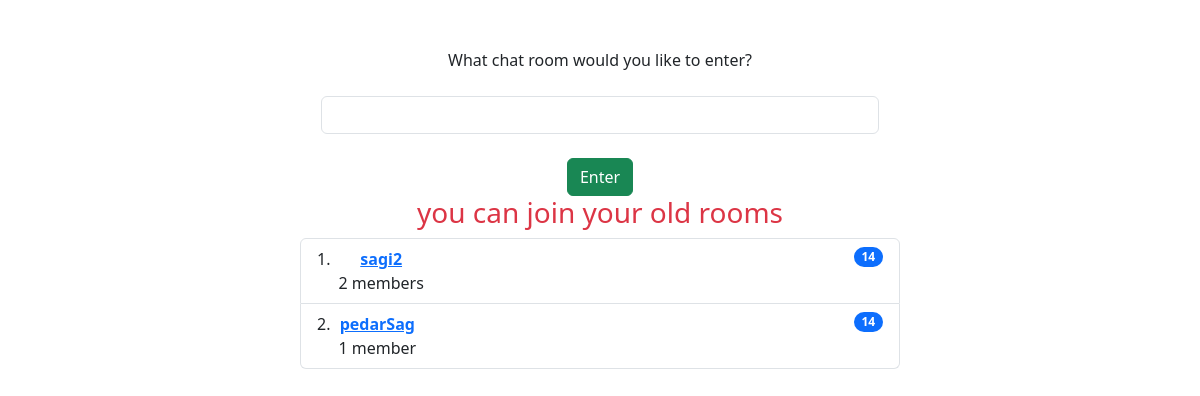
The page /chat/index/ (signed in) on the database as committed earlier.
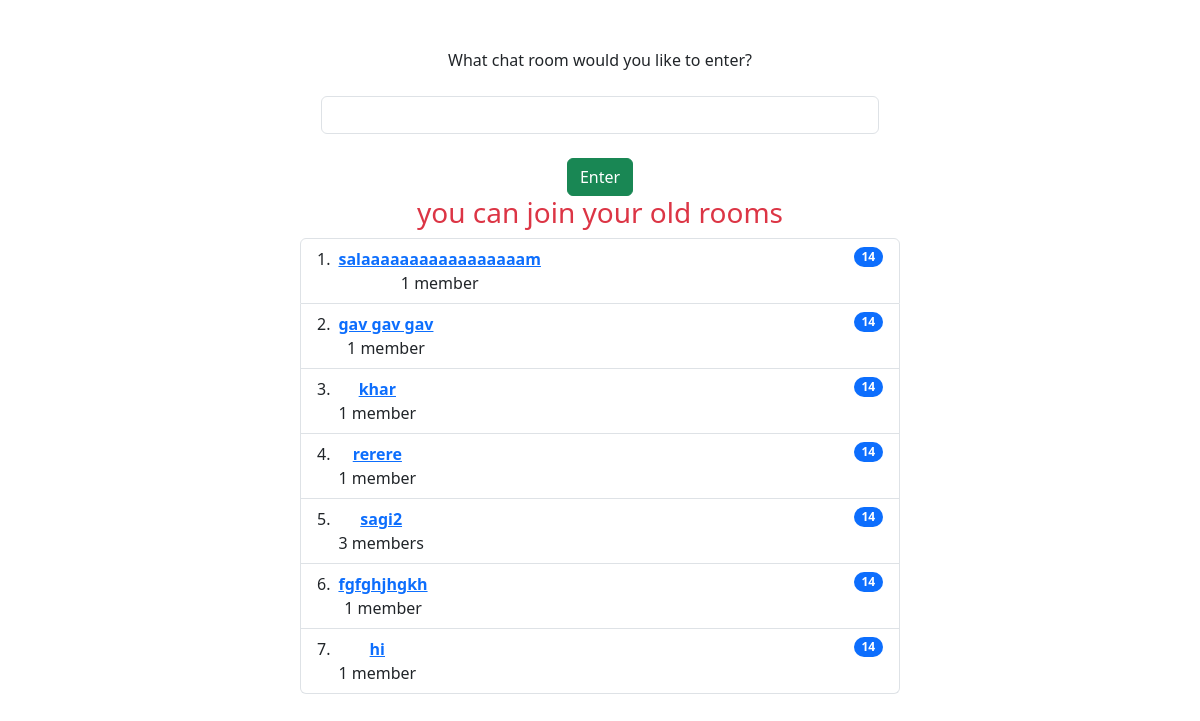
The same page on the database as committed later.
### chat/models.py (models this page shows)
class Chat(models.Model):
    roomname=models.CharField(max_length=50,blank=True)
    members=models.ManyToManyField(user,blank=True)
    def __str__(self):
        return self.roomname

### chat/views.py (the view)
# urls.py: path('index/',views.index,name="index"),
@login_required(login_url='login')
def index(request :HttpRequest):
    user=request.user
    print(user)
    chatrooms=Chat.objects.filter(members=user)
    print(chatrooms)
    return render(request,"chat/arrive.html",{
        "chatrooms":chatrooms,
    })

### chat/templates/chat/arrive.html (shortened to what this page needs)
<!DOCTYPE html>
<html lang="en">
<head>
    <link
      href="https://cdn.jsdelivr.net/npm/bootstrap@5.3.1/dist/css/bootstrap.min.css"
      rel="stylesheet"
    />
</head>
<body>
    <div class="container text-center mt-5">
        What chat room would you like to enter?<br><br>
    <input label="" id="room-name-input" type="text" size="100" class="form-control w-50 offset-3">
    <br>
    <input id="room-name-submit" type="button" value="Enter" class="btn btn-success">
    </div>
    <div class="continer text-center">
        <h3 class="text-danger ">you can join your old rooms</h3>
        <ol class="list-group list-group-numbered">
            {% for chatroom in chatrooms %}
            <li class="list-group-item d-flex justify-content-between align-items-start w-50  offset-3">
              <div class="ms-2 me-auto">
                <a href="http://localhost:8000/chat/index/{{chatroom}}"><div class="fw-bold">{{chatroom.roomname}}</div></a>
                {% if chatroom.members.count == 1 %}
                    {{chatroom.members.count}} member
                {% else %}
                    {{chatroom.members.count}} members
                {% endif %}
              </div>
              <span class="badge bg-primary rounded-pill">14</span>
            </li>
            {% endfor %}
          </ol>
    </div>
</body>
</html>

Rows that differ between the two databases and show on the page:
removed Chat: roomname "sagi2", members.count "2"
removed Chat: roomname "pedarSag", members.count "1"
added Chat: roomname "salaaaaaaaaaaaaaaaaam", members.count "1"
added Chat: roomname "gav gav gav", members.count "1"
added Chat: roomname "khar", members.count "1"
added Chat: roomname "rerere", members.count "1"
added Chat: roomname "sagi2", members.count "3"
added Chat: roomname "fgfghjhgkh", members.count "1"
added Chat: roomname "hi", members.count "1"
